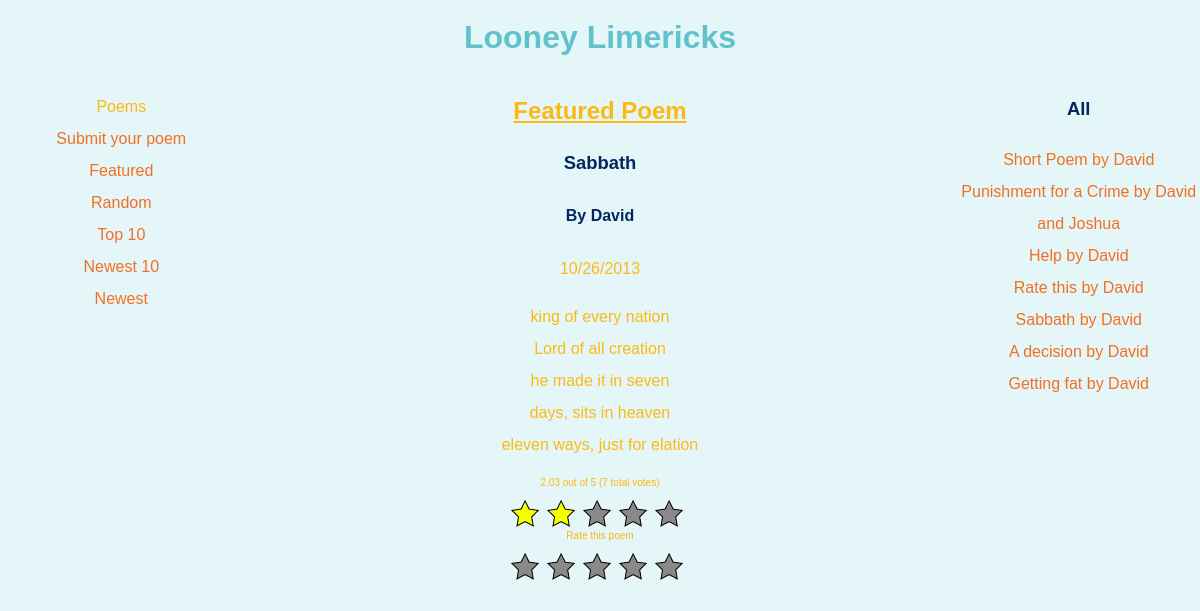
The page / on the database its author committed.
### tables this page shows
CREATE TABLE poems (
 id INT(15) PRIMARY KEY AUTO_INCREMENT,
 title VARCHAR(30),
 author VARCHAR(30),
 timestamp int(15),
 content VARCHAR(155),
 featured TINYINT(1),
 votes INT(5),
 value float(5));

### controllers/MainController.php (called while the page is built, shortened)
<?php
class MainController extends Controller
{
	public static function receiveCommands(array $args)
	{
		if (isset($args['action']))
			self::fetchData($args['action']);
		else if (isset($args['e']))
			self::fetchData($args['e']);
		else
			self::fetchData('');
	}
	public static function fetchData($id)
	{
		include 'models/EntryModel.php';
		self::$data = EntryModel::getData($id);
	}
}
?>

### index.php (called while the page is built, shortened)
<?php
passArgsToController(getArgsFromURL());
function getArgsFromURL()
{
	parse_str($_SERVER['QUERY_STRING'], $args);
	return $args;
}
function passArgsToController($args)
{
	reset($args);
	if (key($args) == '')
		$controllername = 'MainController';
	else
		$controllername = ucfirst(key($args)) . 'Controller';
	$controllername::receiveCommands($args);
}
?>

### models/EntryModel.php (the view, shortened to what this page needs)
<?php
class EntryModel
{
	static function getData($id)
	{
		if ($id == '' || $id == 'featured')
			$data = self::getFeatured();
		$data['links'] = self::getLinks();
		return $data;
	}
	static function connectToDB()
	{
		global $authenticate;
		$connection = mysqli_connect($authenticate['host'],
			$authenticate['user'], $authenticate['pass'],
			$authenticate['dbname']);
		return $connection;
	}
	static function appendRating($poem)
	{
		if (! isset($poem['rating']))
		{
			if ($poem['votes'] == 0)
				$poem['rating'] = 0;
			else
				$poem['rating'] = $poem['value'] / $poem['votes'];
		}
		$poem['stars'] = '';
		for ($i = 1; $i <= 5; $i ++)
		{
			if ($poem['rating'] >= $i)
				$class = "star_" . $i . " norating_stars rating_voted";
			else
			{
				if ($poem['rating'] > $i - 1 + .74)
					$class = "star_" . $i . " norating_stars rating_voted";
				else if ($poem['rating'] > $i - 1 + .24 &&
					 $poem['rating'] < $i - 1 + .75)
					$class = "star_" . $i . " norating_stars rating_halfvoted";
				else
					$class = "star_" . $i . " norating_stars rating_blank";
			}
			$poem['stars'] .= '<div class="' . $class . '"></div>';
		}
		return $poem;
	}
	static function getLinks()
	{
		$result = mysqli_query(self::connectToDB(),
			"select * from poems order by timestamp");
		$links = '';
		while ($row = mysqli_fetch_assoc($result))
			$links .= '<a href="index.php?main&e=' . $row['id'] . '">' .
				 $row['title'] . ' by ' . $row['author'] . '</a><br/>';
		return $links;
	}
	static function getFeatured()
	{
		$data['requestedPoems'][] = self::appendRating(
			mysqli_fetch_assoc(
				mysqli_query(self::connectToDB(),
					"select * from poems where featured=1")));
		$data['header'] = 'Featured Poem';
		return $data;
	}
}
?>

### css/css.css (style rules this page uses)
.rating_stars { background: url('starblank.png') no-repeat; float: left; height: 28px; padding: 2px; width: 32px; }
.norating_stars { background: url('starblank.png') no-repeat; float: left; height: 28px; padding: 2px; width: 32px; }
.rating_voted { background: url('starvoted.png') no-repeat; }
.item { font: 10px verdana, sans-serif; margin: 0 auto 40px auto; width: 180px; height: 200px; }
#head { color: #61C2CB; text-align: center; }
#left { float: left; width: 20%; text-align: center; }
#center { float: left; width: 60%; text-align: center; }
#right { float: right; width: 20%; text-align: center; }
a { color: #F27022; text-decoration: none }
body { background-color: #E4F6F8; font-family: Arial, Helvetica, sans-serif; font-size: 1em; line-height: 2em; color: #FDB813; margin-top: 0.1em; margin-right: 0.1em; margin-bottom: 0.1em; margin-left: 0.1em }
h2 { color: #FDB813 }
h3 { font-family: Helvetica; font-size: 1.15em; color: #00275E }
h4 { color: #00275E }

### rows shown on the page
poems: title "Short Poem", author "David"
poems: title "Punishment for a Crime", author "David and Joshua"
poems: title "Help", author "David"
poems: title "Rate this", author "David"
poems: title "Sabbath", author "David"
poems: title "A decision", author "David"
poems: title "Getting fat", author "David"
